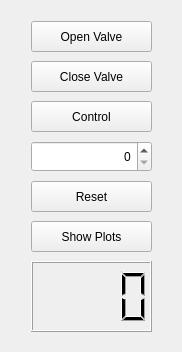
<?xml version="1.0" encoding="UTF-8"?>
<ui version="4.0">
 <class>MainWindow</class>
 <widget class="QMainWindow" name="MainWindow">
  <property name="geometry">
   <rect>
    <x>0</x>
    <y>0</y>
    <width>182</width>
    <height>352</height>
   </rect>
  </property>
  <property name="windowTitle">
   <string>MainWindow</string>
  </property>
  <widget class="QWidget" name="centralwidget">
   <layout class="QGridLayout" name="gridLayout">
    <item row="0" column="0">
     <layout class="QHBoxLayout" name="horizontalLayout" stretch="0">
      <property name="sizeConstraint">
       <enum>QLayout::SetDefaultConstraint</enum>
      </property>
      <item>
       <layout class="QVBoxLayout" name="verticalLayout">
        <item>
         <widget class="QWidget" name="control_widget" native="true">
          <property name="enabled">
           <bool>true</bool>
          </property>
          <property name="sizePolicy">
           <sizepolicy hsizetype="Fixed" vsizetype="Fixed">
            <horstretch>0</horstretch>
            <verstretch>0</verstretch>
           </sizepolicy>
          </property>
          <property name="minimumSize">
           <size>
            <width>160</width>
            <height>330</height>
           </size>
          </property>
          <property name="maximumSize">
           <size>
            <width>160</width>
            <height>330</height>
           </size>
          </property>
          <widget class="QToolButton" name="open_button">
           <property name="geometry">
            <rect>
             <x>20</x>
             <y>10</y>
             <width>121</width>
             <height>31</height>
            </rect>
           </property>
           <property name="text">
            <string>Open Valve</string>
           </property>
           <property name="checkable">
            <bool>false</bool>
           </property>
           <property name="autoRaise">
            <bool>false</bool>
           </property>
           <property name="arrowType">
            <enum>Qt::NoArrow</enum>
           </property>
          </widget>
          <widget class="QSpinBox" name="control_dial">
           <property name="geometry">
            <rect>
             <x>20</x>
             <y>130</y>
             <width>121</width>
             <height>31</height>
            </rect>
           </property>
           <property name="sizePolicy">
            <sizepolicy hsizetype="Fixed" vsizetype="Fixed">
             <horstretch>0</horstretch>
             <verstretch>0</verstretch>
            </sizepolicy>
           </property>
           <property name="toolTip">
            <string/>
           </property>
           <property name="alignment">
            <set>Qt::AlignRight|Qt::AlignTrailing|Qt::AlignVCenter</set>
           </property>
           <property name="keyboardTracking">
            <bool>false</bool>
           </property>
           <property name="suffix">
            <string/>
           </property>
           <property name="prefix">
            <string/>
           </property>
           <property name="minimum">
            <number>0</number>
           </property>
           <property name="maximum">
            <number>99</number>
           </property>
           <property name="singleStep">
            <number>1</number>
           </property>
           <property name="value">
            <number>0</number>
           </property>
          </widget>
          <widget class="QToolButton" name="close_button">
           <property name="geometry">
            <rect>
             <x>20</x>
             <y>50</y>
             <width>121</width>
             <height>31</height>
            </rect>
           </property>
           <property name="text">
            <string>Close Valve</string>
           </property>
           <property name="checkable">
            <bool>false</bool>
           </property>
           <property name="autoRaise">
            <bool>false</bool>
           </property>
           <property name="arrowType">
            <enum>Qt::NoArrow</enum>
           </property>
          </widget>
          <widget class="QToolButton" name="control_button">
           <property name="geometry">
            <rect>
             <x>20</x>
             <y>90</y>
             <width>121</width>
             <height>31</height>
            </rect>
           </property>
           <property name="text">
            <string>Control</string>
           </property>
           <property name="checkable">
            <bool>false</bool>
           </property>
           <property name="autoRaise">
            <bool>false</bool>
           </property>
           <property name="arrowType">
            <enum>Qt::NoArrow</enum>
           </property>
          </widget>
          <widget class="QToolButton" name="reset_button">
           <property name="geometry">
            <rect>
             <x>20</x>
             <y>170</y>
             <width>121</width>
             <height>31</height>
            </rect>
           </property>
           <property name="text">
            <string>Reset</string>
           </property>
           <property name="checkable">
            <bool>false</bool>
           </property>
           <property name="autoRaise">
            <bool>false</bool>
           </property>
           <property name="arrowType">
            <enum>Qt::NoArrow</enum>
           </property>
          </widget>
          <widget class="QLCDNumber" name="pressure_lcd">
           <property name="geometry">
            <rect>
             <x>20</x>
             <y>250</y>
             <width>121</width>
             <height>71</height>
            </rect>
           </property>
           <property name="digitCount">
            <number>4</number>
           </property>
           <property name="value" stdset="0">
            <double>0.000000000000000</double>
           </property>
          </widget>
          <widget class="QToolButton" name="show_button">
           <property name="geometry">
            <rect>
             <x>20</x>
             <y>210</y>
             <width>121</width>
             <height>31</height>
            </rect>
           </property>
           <property name="text">
            <string>Show Plots</string>
           </property>
           <property name="checkable">
            <bool>false</bool>
           </property>
           <property name="autoRaise">
            <bool>false</bool>
           </property>
           <property name="arrowType">
            <enum>Qt::NoArrow</enum>
           </property>
          </widget>
         </widget>
        </item>
       </layout>
      </item>
     </layout>
    </item>
   </layout>
  </widget>
 </widget>
 <resources/>
 <connections/>
</ui>
